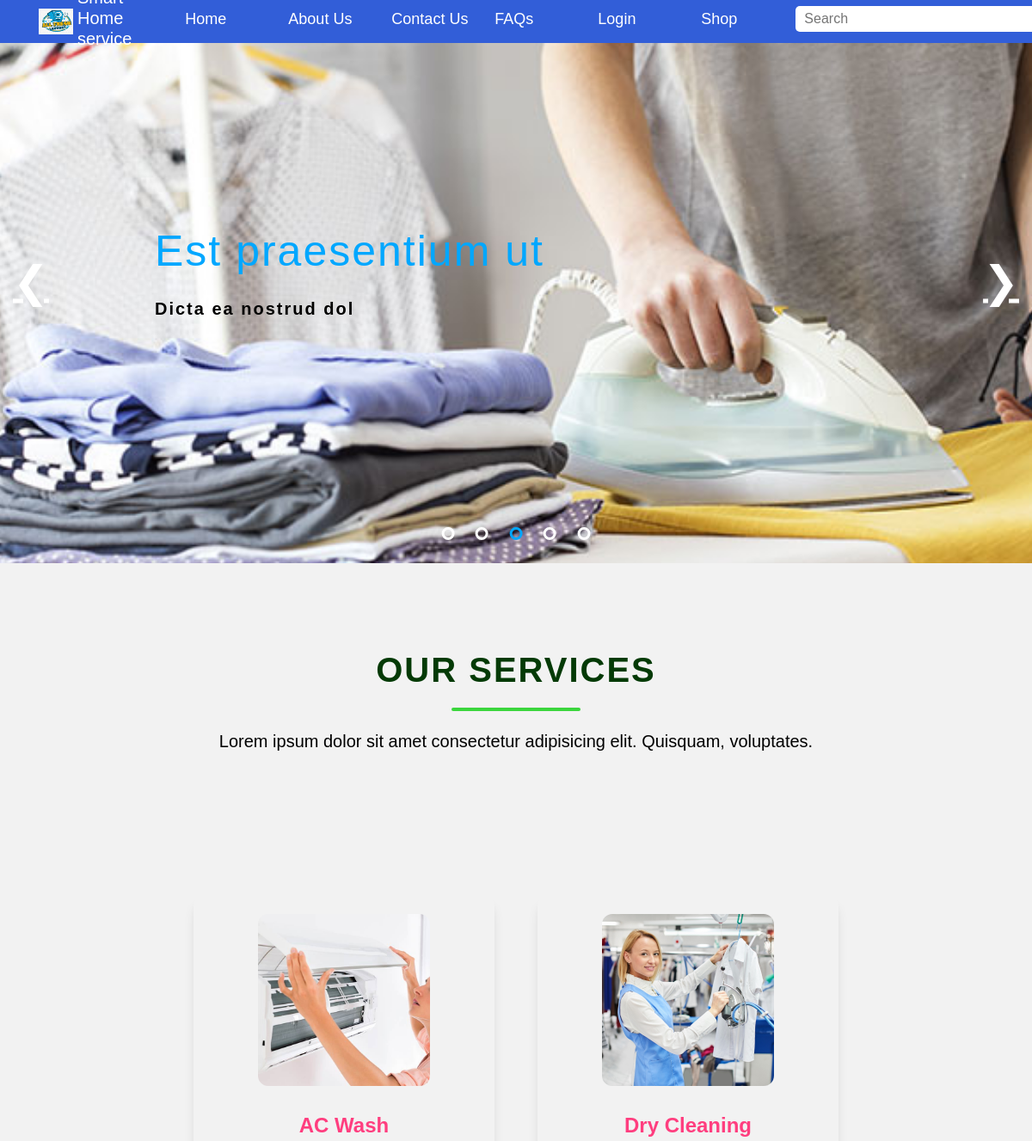
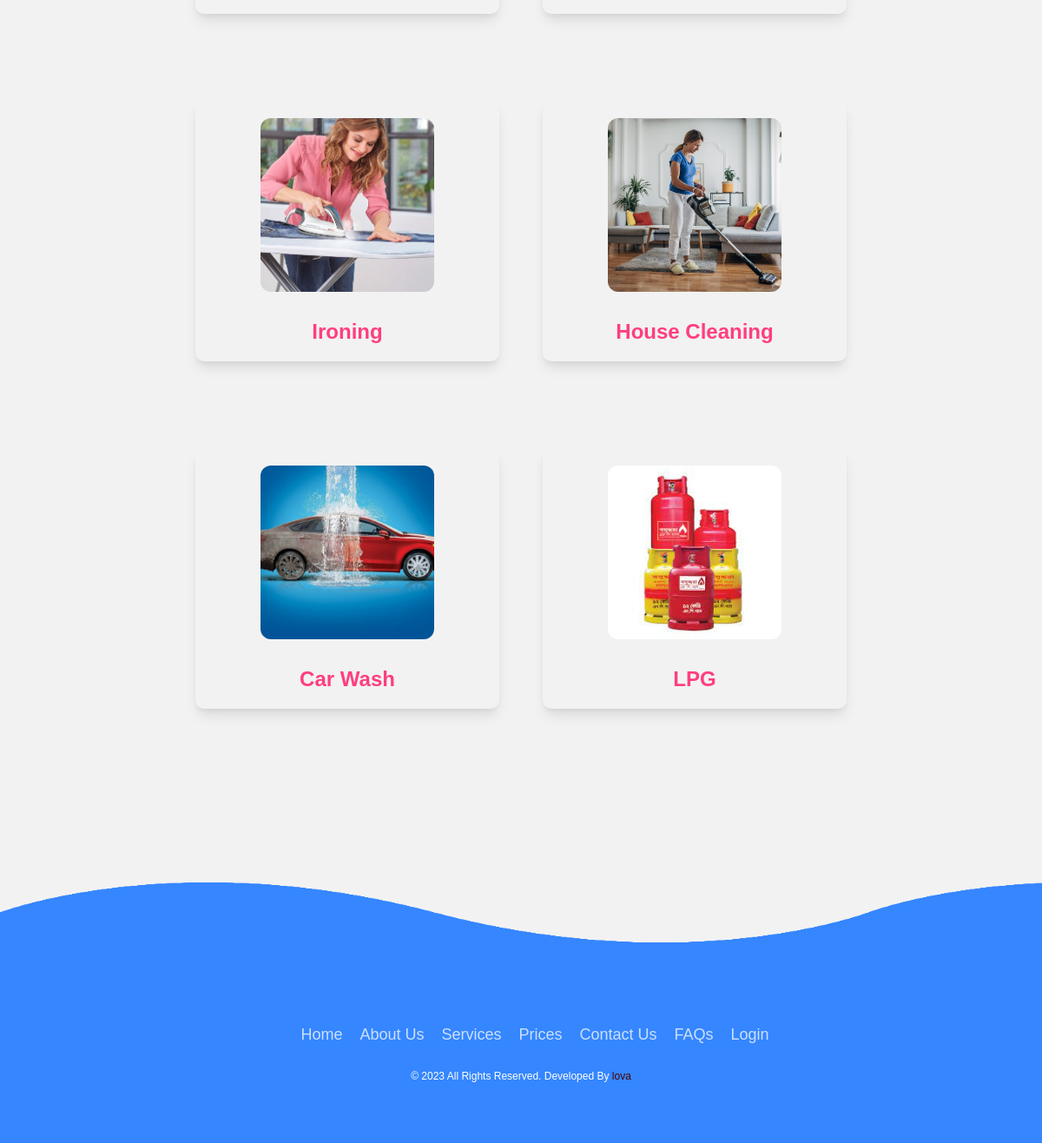
The app's page /frontend/index.php with its own data (2 pictures, top to bottom).
### tables this page shows
CREATE TABLE `sliders` (
  `id` int NOT NULL,
  `title` varchar(225) NOT NULL,
  `description` varchar(255) NOT NULL,
  `image` varchar(255) NOT NULL
);

CREATE TABLE `categories` (
  `id` int NOT NULL,
  `name` varchar(225) NOT NULL,
  `description` varchar(255) NOT NULL,
  `image` varchar(255) NOT NULL
);

### frontend/index.php (the view, shortened to what this page needs)
<!doctype html>
<html lang="en">
<head>
  <link href="https://cdn.jsdelivr.net/npm/bootstrap@5.0.2/dist/css/bootstrap.min.css" rel="stylesheet"
>
  <link rel="stylesheet" href="./css/style2.css">
  <link rel="stylesheet" href="./css/cssfile.css">
  <link rel="stylesheet" href="https://cdnjs.cloudflare.com/ajax/libs/font-awesome/6.4.0/css/all.min.css"
 />
</head>
<body>
<?php include_once('./frontend-component/nav.php')?>
  <div class="slider">
    <?php
    include_once '../dbconn.php';
    $sql = "SELECT * FROM sliders";
    $result = mysqli_query($conn, $sql);
    $resultCheck = mysqli_num_rows($result);
    if ($resultCheck > 0) {
      while ($row = mysqli_fetch_assoc($result)) {
        echo '<div class="myslide ">';
        echo '<div class="txt">';
        echo '<h1>' . $row['title'] . '</h1>';
        echo '<p>' . $row['description'] . '</p>';
        echo '</div>';
        echo '<img class="slider-img" src="../uploads/' . $row['image'] . '" style="width: 100%; height: 100%;">';
        echo '</div>';
      }
    }
    ?>
    <a class="prev" onclick="plusSlides(-1)">&#10094;</a>
  		<a class="next" onclick="plusSlides(1)">&#10095;</a>
		<div class="dotsbox" style="text-align:center">
			<span class="dot" onclick="currentSlide(1)"></span>
			<span class="dot" onclick="currentSlide(2)"></span>
			<span class="dot" onclick="currentSlide(3)"></span>
			<span class="dot" onclick="currentSlide(4)"></span>
			<span class="dot" onclick="currentSlide(5)"></span>
		</div>
  </div>
  <div id="service" class="service">
    <div class="service-heading">
      <h1>Our Services</h1>
      <div class="service-devider"></div>
      <p>Lorem ipsum dolor sit amet consectetur adipisicing elit. Quisquam, voluptates.</p>
    </div>
    <div class="service-body">
      <div class="service-container">
        <?php
        include_once '../dbconn.php';
        $sql = "SELECT * FROM categories";
        $result = mysqli_query($conn, $sql);
        $resultCheck = mysqli_num_rows($result);
        if ($resultCheck > 0) {
          while ($row = mysqli_fetch_assoc($result)) {
            echo '<div class="service-card" style="--clr:#ff3e7f;">';
            echo '<div class="imgBx">';
            echo '<img class="service-img" src="../uploads/' . $row['image'] . '" alt="" >';
            echo '</div>';
            echo '<div class="service-content">';
            echo '<h2>' . $row['name'] . '</h2>';
            echo '</div>';
            echo '</div>';
          }
        }
        ?>
      </div>
    </div>
  </div>
  <?php include('./frontend-component/footer.php')?>
</body>
</html>

### frontend/css/style2.css (style rules this page uses)
* { margin: 0; padding: 0; box-sizing: border-box; font-family: 'Poppins', sans-serif; }
body { background: #f2f2f2; }
.service { margin-bottom: 150px; }
.service-heading { display: flex; flex-direction: column; justify-content: center; align-items: center; margin-top: 50px; }
.service-heading h1 { font-size: 45px; text-transform: uppercase; letter-spacing: 2px; margin-bottom: 20px; color: #000000; }
.service-devider { width: 150px; height: 4px; border-radius: 12px; background-color: #3bd63d; }
.service-heading p { margin-top: 20px; }
.service-body { display: flex; justify-content: center; align-items: center; min-height: 100vh; }
.service-container { position: relative; display: flex; justify-content: center; align-items: center; flex-wrap: wrap; gap: 100px 50px; padding: 100px 50px; }
.service-card { position: relative; display: flex; justify-content: center; align-items: flex-start; width: 350px; height: 300px; border-radius: 10px; box-shadow: rgba(0, 0, 0, 0.1) 0px 10px 15px -3px, rgba(0, 0, 0, 0.05) 0px 4px 6px -2px; transition: 0.5s; }
.imgBx { position: absolute; width: 200px; height: 200px; top: 20px; border-radius: 12px; overflow: hidden; transition: 0.5s; }
.service-img { position: absolute; top: 0; left: 0; width: 100%; height: 100%; object-fit: cover; }
.service-content { position: absolute; top: 252px; width: 100%; height: 35px; padding: 0 30px; text-align: center; overflow: hidden; transition: 0.5s; }
.service-content h2 { font-size: 1.5em; color:var(--clr); font-weight: 700; }
.service { width: 100%; height: 100%; display: flex; justify-content: center; align-items: center; flex-direction: column; padding: 50px 0; }
.service-heading { display: flex; justify-content: center; align-items: center; flex-direction: column; margin-bottom: 50px; }
.service-heading h1 { font-size: 40px; font-weight: 600; color: #043a06; }
.service-heading p { font-size: 20px; color: #000; }

### frontend/css/cssfile.css (style rules this page uses)
* { margin: 0; padding: 0; box-sizing: border-box; font-family: sans-serif; }
.slider { position: relative; width: 100%; background: #2c3e50; }
.myslide { height: 655px; display: none; overflow: hidden; }
.prev, .next { position: absolute; top: 50%; transform: translate(0, -50%); font-size: 50px; padding: 15px; cursor: pointer; color: #fff; transition: 0.1s; user-select: none; }
.next { right: 0; }
.dotsbox { position: absolute; left: 50%; transform: translate(-50%); bottom: 20px; cursor: pointer; }
.dot { display: inline-block; width: 15px; height: 15px; border: 3px solid #fff; border-radius: 50%; margin: 0 10px; cursor: pointer; }
.active, .dot:hover { border-color: #00a7ff; }
.txt { position: absolute; color: #fff; letter-spacing: 2px; line-height: 35px; top: 40%; left: 15%; -webkit-animation-name: posi; -webkit-animation-duration: 2s; animation-name: posi; animation-duration: 2s; z-index: 1; }
.txt h1 { color: #00a7ff; font-size: 50px; margin-bottom: 20px; }
.txt p { color: #000; font-weight: bold; font-size: 20px; }
.slider-img { transform: scale(1.2, 1.2); -webkit-animation-name: zoomin; -webkit-animation-duration: 10s; animation-name: zoomin; animation-duration: 10s; }

### records on screen
sliders: title "Est praesentium ut", description "Dicta ea nostrud dol", image (picture)
categories: image (picture), name "AC Wash"
categories: image (picture), name "Dry Cleaning"
categories: image (picture), name "Ironing"
categories: image (picture), name "House Cleaning"
categories: image (picture), name "Car Wash"
categories: image (picture), name "LPG"
